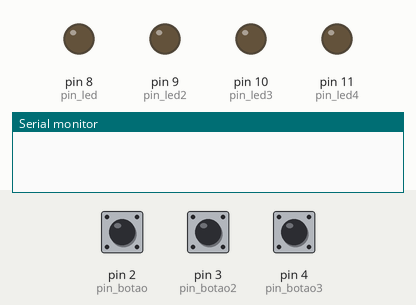
Simulated run of this sketch. Board: Arduino Uno, built with avr-gcc and run on an emulated ATmega328P. Shown: output pins drawn as LEDs (lit = HIGH), the last lines printed to the serial monitor. The inputs (shaded band) are chosen by the test bench; at power-on: pin 3 (pin_botao2) LOW, pin 2 (pin_botao) LOW, pin 4 (pin_botao3) LOW.

Above: at 1.2 s.
1.3 s: pin 3 (pin_botao2) pulled HIGH for 0.15 s
At 2.0 s:
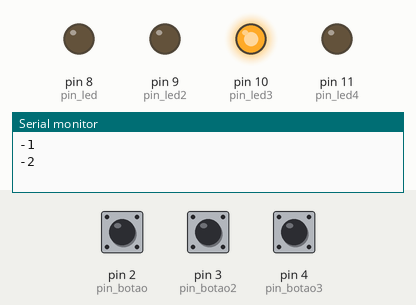
3.0 s: pin 2 (pin_botao) pulled HIGH for 1 s
At 3.5 s:
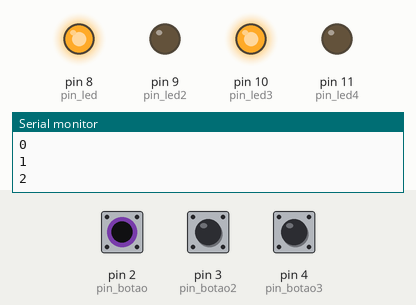
6.0 s: pin 2 (pin_botao) pulled HIGH for 3.2 s
At 10.4 s:
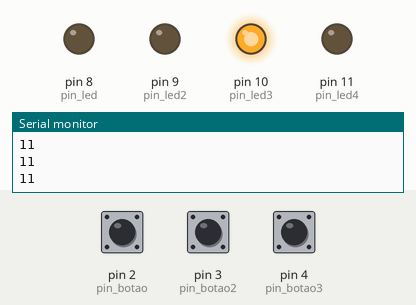
10.7 s: pin 3 (pin_botao2) pulled HIGH for 3.2 s
At 11.2 s:
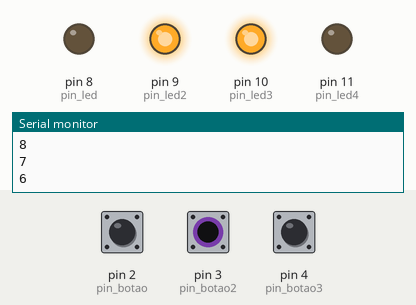
15.4 s: pin 4 (pin_botao3) pulled HIGH for 0.15 s
At 16.9 s:
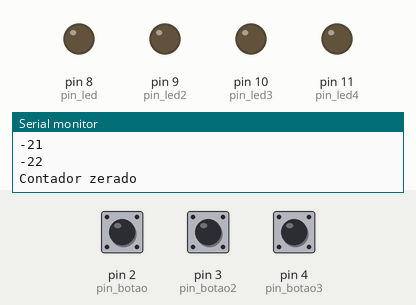
17.9 s: pin 2 (pin_botao) pulled HIGH for 0.15 s
At 18.0 s:
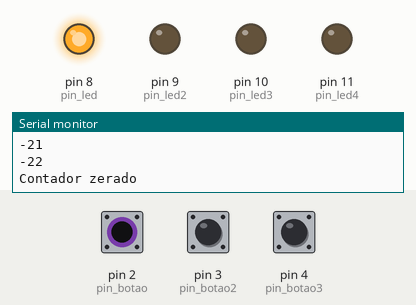
Timing chart, 0 to 20.6 s (numbered marks = the images above; inputs shaded):
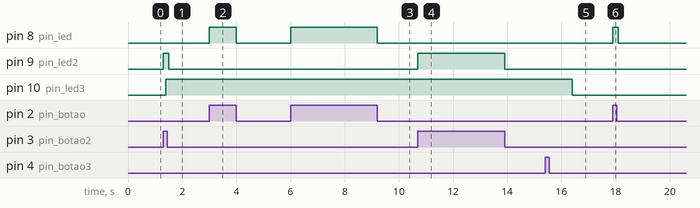

Measured:
- after the input at 1.3 s, pin 9 (pin_led2): LOW → HIGH at once, → LOW 0.20 s later; pin 10 (pin_led3): LOW → HIGH after 0.10 s
- after the input at 3.0 s, pin 8 (pin_led): LOW → HIGH at once, → LOW 1.0 s later
- after the input at 6.0 s, pin 8 (pin_led): LOW → HIGH at once, → LOW 3.2 s later
- after the input at 10.7 s, pin 9 (pin_led2): LOW → HIGH at once, → LOW 3.2 s later
- after the input at 15.4 s, pin 10 (pin_led3): HIGH → LOW after 1.0 s
- after the input at 17.9 s, pin 8 (pin_led): LOW → HIGH at once, → LOW 0.20 s later

The sketch:

exercicio2.ino
```cpp
//  Foram definidos quais pinos serão utilizados.

#define pin_led 8
#define pin_led2 9
#define pin_led3 10
#define pin_led4 11
#define pin_botao 2
#define pin_botao2 3
#define pin_botao3 4

int conta = 0;
bool aux  = 0;

void setup() {
  pinMode(pin_led, OUTPUT);
  pinMode(pin_led2, OUTPUT);
  pinMode(pin_led3, OUTPUT);
  pinMode(pin_led4, OUTPUT);
  pinMode(pin_botao, INPUT);
  pinMode(pin_botao2, INPUT);
  pinMode(pin_botao3, INPUT);
  Serial.begin(9600);

}

void loop() {
  bool SEV = digitalRead(pin_botao);
  bool SSV = digitalRead(pin_botao2);
  bool BOT = digitalRead(pin_botao3);

  if (SEV == 1) { /* Nessa parte o código irá verificar se botão SEV foi pressionado,
  se não foi ele passará adiante, senão o led acenderá e adicionará a conta(variavel declarada como int);
  é possivel perceber que existe uma variavel chamada "aux", ela permite que o usuário
  aperte o botão uma vez ao invés de manter pressionado */
    if (aux == 0) {
      digitalWrite(pin_led, HIGH);
      delay(100);
      digitalWrite(pin_led, LOW);
      conta++;
      aux = 1;
      Serial.println(conta);
    }
  } else {
    aux = 0;
  }

  if (SSV == 1) { /* O mesmo conceito foi utilizado para o SSV, mas ao invés de adicionar a conta,
  ele subtrai*/
    if (aux == 0) {
      digitalWrite(pin_led2, HIGH);
      delay(100);
      digitalWrite(pin_led2, LOW);
      conta--;
      aux = 1;
      Serial.println(conta);
    }
  } else {
    aux = 0;
  }

  if (conta < 0){ /* Quando o código chegar a menos que 0 ele irá contar os números negativos
  pois não foi especificado no enunciado se deveria parar a contagem, após acenderá um led indicando
  que deve cer acionado o botão BOT para zerar o contador. */
    digitalWrite(pin_led3, HIGH);
    if (BOT == 1){
      if (aux == 0){
        conta = 0;
        aux = 1;
        Serial.println("Contador zerado");
        delay(1000);
        digitalWrite(pin_led3, LOW);
      }
    } else {
      aux = 0;
    }
  }

  if (conta > 10){/* Se o contador ultrapassar o limite de 10 números ele voltará a 10.*/
    conta = 10;
  }


}
```
